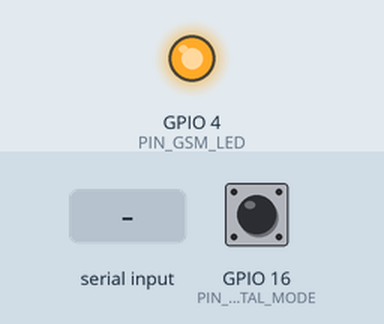
This program was run on a simulated ESP8266 (NodeMCU). Shown: output pins drawn as LEDs (lit = HIGH). Inputs (shaded band) come from the test bench; at power-on: GPIO 16 (PIN_PORTAL_MODE) LOW. WiFi joins after 1.5 s; servers stay silent unless stated; uploads are accepted with an empty reply; storage starts empty; what the program prints to the serial monitor is not drawn.

Above: at 2.7 s.
2.8 s: GPIO 16 (PIN_PORTAL_MODE) pulled HIGH for 0.15 s
At 4.0 s:
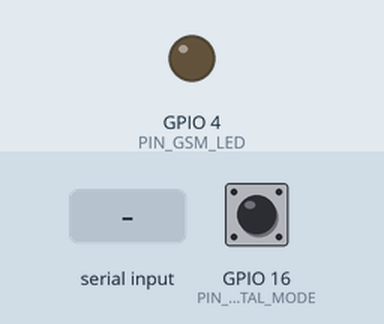
4.4 s: "HTTP/1.1 200 OK\n" received over the second serial link
Timing chart, 0 to 7.4 s (numbered marks = the images above; inputs shaded):
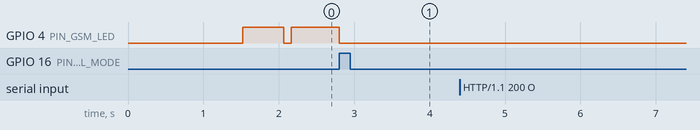

Measured:
- after the input at 2.8 s, GPIO 4 (PIN_GSM_LED): HIGH → LOW at once
- after the input at 4.4 s, every drawn part: stays the same

The program:

main.cpp
```cpp
#include <Arduino.h>

#define SimpleFIFO_NONVOLATILE

#include <SoftwareSerial.h>

#include <DNSServer.h>
#include <ESP8266WebServer.h>

#include <TimeLib.h>

#include <Ticker.h>
#include <ESP8266HTTPUpdate.h>

#include "LEDBlinker.h"

#include "SimpleFIFO.h"
#include "Message.h"
#include "ntp.h"
#include "CloudClient.h"
#include "GatewayConfiguration.h"

///////////
#define PIN_CARD_RX 14
#define PIN_CARD_TX 12
#define PIN_PORTAL_MODE 16
#define PIN_GSM_LED 4
#define READ_TIMEOUT 2000
#define MESSAGE_AREA_COUNT 4
#define WAIT_BEFORE_RETRY_SEC 60

#define GATEWAY_KEEP_ALIVE_INTERVAL 60*60*24 - 60
#define GATEWAY_CHECK_VERSION_INTERVAL 60*60*4

#ifndef NTP_SERVER
  #define NTP_SERVER "pool.ntp.org"
#endif
///////////

bool firstNtpSync = true;
bool shouldSendKeepAlive = false;
bool shouldCheckVersion = false;
bool shouldUpdateNtp = false;

Ticker keepAliveTicker;
Ticker checkVersionTicker;

LEDBlinker ledGSM(PIN_GSM_LED);

GatewayConfiguration gatewayConfiguration;
CloudClient cloudClient;
SoftwareSerial swSerial(PIN_CARD_RX, PIN_CARD_TX, false, 512);

SimpleFIFO<Message, 20> msgFIFO;
unsigned long lastErrorTimestamp = 0;

///////////
bool sendMessage(Message msg);
void ledBlinkCallback();
void keepAliveTickerCallback();
void checkVersion();
void checkVersionTickerCallback();
void sendAck();
String getFirmwareVersion();
///////////

WiFiEventHandler disconnectedEventHandler = WiFi.onStationModeDisconnected([](const WiFiEventStationModeDisconnected& event) {
  Serial.println("Station disconnected");
  ledGSM.off();
  firstNtpSync = false;
  shouldUpdateNtp = false;
  keepAliveTicker.detach();
  checkVersionTicker.detach();
});

WiFiEventHandler gotIpEventHandler = WiFi.onStationModeGotIP([](const WiFiEventStationModeGotIP& event) {
  Serial.println("Station got IP");
  ledGSM.on();
  if(WiFi.getMode() == WIFI_STA) {
    firstNtpSync = true;
    shouldUpdateNtp = true;
    keepAliveTicker.attach(GATEWAY_KEEP_ALIVE_INTERVAL, keepAliveTickerCallback);
    checkVersionTicker.attach(GATEWAY_CHECK_VERSION_INTERVAL, checkVersionTickerCallback);
  }
});

//////////

void setup() {
  pinMode(PIN_PORTAL_MODE, INPUT);

  Serial.begin(115200);
  //Serial.setDebugOutput(true);
  Serial.println();
  Serial.println(String("Wifi Gateway V") + VERSION_CODE);

  swSerial.begin(115200);

  gatewayConfiguration.startWifiConfiguration(true);
  cloudClient.updateEndpoint(gatewayConfiguration.getHttpHost(), gatewayConfiguration.getHttpPort(), gatewayConfiguration.getHttpUrl(), gatewayConfiguration.getProxyAuthorizationHeader());
}

void loop() {
  if (digitalRead(PIN_PORTAL_MODE) == HIGH) {
    Serial.println("Config button pressed");
    ledGSM.off();
    gatewayConfiguration.startWifiConfiguration(false);
    cloudClient.updateEndpoint(gatewayConfiguration.getHttpHost(), gatewayConfiguration.getHttpPort(), gatewayConfiguration.getHttpUrl(), gatewayConfiguration.getProxyAuthorizationHeader());
  }

  if(shouldUpdateNtp) {
    shouldUpdateNtp = false;
    updateNtp(String(NTP_SERVER));
  }

  if(firstNtpSync && getCurrentTimestamp() > 0) {
    firstNtpSync = false;
    shouldSendKeepAlive = true;
    shouldCheckVersion = true;
  }

  if(shouldSendKeepAlive) {
    shouldSendKeepAlive = false;
    Message msg(getFirmwareVersion(),
      gatewayConfiguration.getGatewayId(),
      String("keepalive"),
      String(getCurrentTimestamp()));
    msgFIFO.enqueue(msg);
  }

  if(shouldCheckVersion) {
    shouldCheckVersion = false;
    checkVersion();
  }

  while(swSerial.available() > 0) {
    String messageReceived = swSerial.readStringUntil('\n');
    if(messageReceived.length() > 0 && messageReceived.indexOf('\r') != -1) {
      Serial.print("Message received: ");
      Serial.println(messageReceived);

      sendAck();

      Message msg(getFirmwareVersion(),
        gatewayConfiguration.getGatewayId(),
        messageReceived,
        String(getCurrentTimestamp()));
        msgFIFO.enqueue(msg);
    } else {
      Serial.println("-> Message reception timeout");
    }
  }

  while(msgFIFO.count() > 0 && getCurrentTimestamp() - lastErrorTimestamp > WAIT_BEFORE_RETRY_SEC) {
    Message msg = msgFIFO.peek();
    bool result = sendMessage(msg);
    if(result) {
      msgFIFO.dequeue();
    } else {
      lastErrorTimestamp = getCurrentTimestamp();
    }
  }

  ledGSM.update();

  delay(0);
}

void checkVersion() {
  t_httpUpdate_return ret = ESPhttpUpdate.update(HTTP_UPDATE_HOST, HTTP_UPDATE_PORT, HTTP_UPDATE_URL, String(VERSION_CODE));
  switch(ret) {
    case HTTP_UPDATE_FAILED:
      Serial.println("[update] Update failed.");
      Serial.println(ESPhttpUpdate.getLastErrorString());
    break;
    case HTTP_UPDATE_NO_UPDATES:
      Serial.println("[update] No update.");
    break;
    case HTTP_UPDATE_OK:
      Serial.println("[update] Update ok."); // may not be called; reboot the ESP
    break;
  }
}

void checkVersionTickerCallback() {
  Serial.println("Should check version");
  shouldCheckVersion = true;
}

void keepAliveTickerCallback() {
  Serial.println("Should send keep-alive");
  shouldSendKeepAlive = true;
}

void ledBlinkCallback() {
  if(WiFi.status() == WL_IDLE_STATUS) {
    ledGSM.blink(500, 500, 3, 0, 0, NULL);
  } else if(WiFi.status() == WL_CONNECTED) {
    ledGSM.on();
  } else {
    ledGSM.off();
  }
}

void sendAck() {
  swSerial.println(0xAA);
}

bool sendMessage(Message msg) {
  ledGSM.blink(100, 100, 3, 0, 1, ledBlinkCallback);

  return cloudClient.sendWifiMessage(msg.getFirmwareVersion(),
    msg.getGatewayId(),
    msg.getPayload(),
    msg.getTimestamp());
}

String getFirmwareVersion() {
  String firmwareVersion = gatewayConfiguration.getFirmware();
  return firmwareVersion[0] == '\0' ? String(VERSION_CODE) : firmwareVersion;
}
```

CloudClient.cpp
```cpp
#include "CloudClient.h"
#include <WiFiManager.h>

#define AVAILABLE_TIMEOUT 5000

CloudClient::CloudClient() {
}

CloudClient::CloudClient(String httpHost, uint32 httpPort, String httpUrl, String proxyAuthorizationHeader) {
  this->httpHost = httpHost;
  this->httpPort = httpPort;
  this->httpUrl = httpUrl;
  this->proxyAuthorizationHeader = proxyAuthorizationHeader;
}

CloudClient::~CloudClient() {

}

bool CloudClient::sendWifiMessage(String firmwareVersion, String gatewayId, String payload, String timestamp) {
  bool sendSuccess = false;

  WiFiClient* client = this->httpPort == 443 ? new WiFiClientSecure() : new WiFiClient();
  Serial.printf("\n[Connecting to %s ... ", this->httpHost.c_str());
  if (client->connect(this->httpHost.c_str(), this->httpPort)) {
    Serial.println("connected]");

    Serial.println("[Sending a request]");
    String request = String("POST ") + this->httpUrl + " HTTP/1.1\r\n" +
                 "Host: " + this->httpHost + ":" + this->httpPort + "\r\n" +
                 "Content-Type: text/plain\r\n" +
                 "X-fwv: " + firmwareVersion + "\r\n" +
                 "X-gwid: " + gatewayId + "\r\n" +
                 "X-WiFi-Gateway: true\r\n" +
                 "Content-Length: " + payload.length() + "\r\n";
//                 "Connection: Keep-Alive\r\n" +
//                 "Connection: close\r\n" +
    if(this->proxyAuthorizationHeader != NULL && this->proxyAuthorizationHeader.length() > 0) {
      request += "Proxy-Authorization: " + this->proxyAuthorizationHeader + "\r\n";
    }

    request += "\r\n" + payload;

    Serial.println(request);
    client->print(request);

    Serial.println("\r\n[Response:]");
    unsigned long timeout = millis();
    while (client->connected() == 0) {
      if(millis() - timeout > AVAILABLE_TIMEOUT) {
        Serial.println("-> Available timeout !");
        break;
      }
    }

    while(client->available()) {
      String line = client->readStringUntil('\n');
      Serial.println(line);
      if(line.indexOf("HTTP/1.1 200 OK") == 0) {
        Serial.println("Stop reading message as OK...");
        break;
      }
    }
    sendSuccess = true; // - TODO : improve response management
    client->stop();
    Serial.println("[Disconnected]");
  }
  else {
    Serial.println("connection failed!]");
    client->stop();
  }

  delete client;
  return sendSuccess;
}
```

CloudClient.h
```cpp
#ifndef _CLOUD_CLIENT_H_
#define _CLOUD_CLIENT_H_

#include <Arduino.h>

class CloudClient
{
public:
  CloudClient();
  CloudClient(String httpHost, uint32 httpPort, String httpUrl, String proxyAuthorizationHeader);
  ~CloudClient();

  void updateEndpoint(String httpHost, uint32 httpPort, String httpUrl, String proxyAuthorizationHeader) {
    this->httpHost = httpHost;
    this->httpPort = httpPort;
    this->httpUrl = httpUrl;
    this->proxyAuthorizationHeader = proxyAuthorizationHeader;
  }

  bool sendWifiMessage(String firmwareVersion, String gatewayId, String payload, String timestamp);

  void setHttpHost(String host) {
    this->httpHost = host;
  }
  void setHttpPort(uint32 port) {
    this->httpPort = port;
  }
  void setHttpUrl(String url) {
    this->httpUrl = url;
  }
private:
  String httpHost;
  uint32 httpPort;
  String httpUrl;
  String proxyAuthorizationHeader;
};

#endif
```

Message.h
```cpp
#ifndef _MESSAGE_H_
#define _MESSAGE_H_

#include <Arduino.h>

class Message
{
public:
  Message() {

  };

  Message(String firmwareVersion, String gatewayId, String payload, String timestamp) {
    this->firmwareVersion = firmwareVersion;
    this->gatewayId = gatewayId;
    this->payload = payload;
    this->timestamp = timestamp;
  };

  ~Message() {

  };

  String getFirmwareVersion() const {
    return firmwareVersion;
  }
  String getGatewayId() const {
    return gatewayId;
  }
  String getPayload() const {
    return payload;
  }
  String getTimestamp() const {
    return timestamp;
  }

private:
  String firmwareVersion;
  String gatewayId;
  String payload;
  String timestamp;
};

#endif
```

SimpleFIFO.h
```cpp
#ifndef SimpleFIFO_h
#define SimpleFIFO_h
#include <Arduino.h>
#ifndef SIMPLEFIFO_SIZE_TYPE
#ifndef SIMPLEFIFO_LARGE
#define SIMPLEFIFO_SIZE_TYPE uint8_t
#else
#define SIMPLEFIFO_SIZE_TYPE uint16_t
#endif
#endif
/*
||
|| @file 		SimpleFIFO.h
|| @version 	1.2
|| @author 	Alexander Brevig
|| @contact 	alexanderbrevig@gmail.com
||
|| @description
|| | A simple FIFO class, mostly for primitive types but can be used with classes if assignment to int is allowed
|| | This FIFO is not dynamic, so be sure to choose an appropriate size for it
|| #
||
|| @license
|| | Copyright (c) 2010 Alexander Brevig
|| | This library is free software; you can redistribute it and/or
|| | modify it under the terms of the GNU Lesser General Public
|| | License as published by the Free Software Foundation; version
|| | 2.1 of the License.
|| |
|| | This library is distributed in the hope that it will be useful,
|| | but WITHOUT ANY WARRANTY; without even the implied warranty of
|| | MERCHANTABILITY or FITNESS FOR A PARTICULAR PURPOSE.  See the GNU
|| | Lesser General Public License for more details.
|| |
|| | You should have received a copy of the GNU Lesser General Public
|| | License along with this library; if not, write to the Free Software
|| | Foundation, Inc., 51 Franklin St, Fifth Floor, Boston, MA  02110-1301 USA
|| #
||
*/
template<typename T, int rawSize>
class SimpleFIFO {
public:
	const SIMPLEFIFO_SIZE_TYPE size;				//speculative feature, in case it's needed

	SimpleFIFO();

	T dequeue();				//get next element
	bool enqueue( T element );	//add an element
	T peek() const;				//get the next element without releasing it from the FIFO
	void flush();				//[1.1] reset to default state

	//how many elements are currently in the FIFO?
	SIMPLEFIFO_SIZE_TYPE count() { return numberOfElements; }

private:
#ifndef SimpleFIFO_NONVOLATILE
	volatile SIMPLEFIFO_SIZE_TYPE numberOfElements;
	volatile SIMPLEFIFO_SIZE_TYPE nextIn;
	volatile SIMPLEFIFO_SIZE_TYPE nextOut;
	volatile T raw[rawSize];
#else
	SIMPLEFIFO_SIZE_TYPE numberOfElements;
	SIMPLEFIFO_SIZE_TYPE nextIn;
	SIMPLEFIFO_SIZE_TYPE nextOut;
	T raw[rawSize];
#endif
};

template<typename T, int rawSize>
SimpleFIFO<T,rawSize>::SimpleFIFO() : size(rawSize) {
	flush();
}
template<typename T, int rawSize>
bool SimpleFIFO<T,rawSize>::enqueue( T element ) {
	if ( count() >= rawSize ) { return false; }
	numberOfElements++;
	nextIn %= size;
	raw[nextIn] = element;
	nextIn++; //advance to next index
	return true;
}
template<typename T, int rawSize>
T SimpleFIFO<T,rawSize>::dequeue() {
	numberOfElements--;
	nextOut %= size;
	return raw[ nextOut++ ];
}
template<typename T, int rawSize>
T SimpleFIFO<T,rawSize>::peek() const {
	return raw[ nextOut % size ];
}
template<typename T, int rawSize>
void SimpleFIFO<T,rawSize>::flush() {
	nextIn = nextOut = numberOfElements = 0;
}
#endif
```

ntp.cpp
```cpp
#include "ntp.h"
extern "C" {
  #include "sntp.h"
}

void updateNtp(String ntpServerName) {
  char* buffer = (char *)malloc((ntpServerName.length() + 1) * sizeof(char)); // - TODO : avoid malloc
  ntpServerName.toCharArray(buffer, ntpServerName.length() + 1);
  sntp_stop();
  sntp_set_timezone(0);
  sntp_setservername(0, buffer);
  sntp_init();
}

uint32 getCurrentTimestamp() {
  return sntp_get_current_timestamp();
}
```

ntp.h
```cpp
#ifndef _NTP_H_
#define _NTP_H_

#include <Arduino.h>

void updateNtp(String ntpServerName);
uint32 getCurrentTimestamp();

#endif
```

GatewayConfiguration.cpp
```cpp
#include "GatewayConfiguration.h"
#include <FS.h>
#include <ESP8266WiFi.h>
#include <WiFiManager.h>
#include <ArduinoJson.h>

GatewayConfiguration::GatewayConfiguration() {
  sprintf(httpHost, "%s", DEFAULT_SERVER_HOST);
  sprintf(httpPort, "%d", DEFAULT_SERVER_PORT);
  sprintf(httpUrl, "%s", DEFAULT_SERVER_URL);
  sprintf(gatewayId, "%s", DEFAULT_GATEWAY_ID);
  sprintf(firmware, "%d", VERSION_CODE);
  sprintf(proxyAuthorizationHeader, "%s", "");
}

GatewayConfiguration::~GatewayConfiguration() {
}

void GatewayConfiguration::startWifiConfiguration(bool autoConnect) {
  this->readConfigFile();

  WiFiManagerParameter custom_http_host("host", "HTTP Host", this->httpHost, FIELD_HOST_LENGTH);
  WiFiManagerParameter custom_http_port("port", "HTTP Port", this->httpPort, FIELD_PORT_LENGTH);
  WiFiManagerParameter custom_http_url("url", "HTTP URL", this->httpUrl, FIELD_URL_LENGTH);
  WiFiManagerParameter custom_gw_id("id", "GW ID", this->gatewayId, FIELD_ID_LENGTH);
  WiFiManagerParameter custom_firmware("firmware", "Firmware version", firmware, FIELD_FIRMWARE_LENGTH);
  WiFiManagerParameter custom_proxy_authorization_header("proxyAuthorizationHeader", "Proxy Authorization Header", proxyAuthorizationHeader, FIELD_PROXY_AUTHORIZATION_HEADER_LENGTH);


  WiFiManager wifiManager;
  //wifiManager.setSTAStaticIPConfig(IPAddress(10,0,1,99), IPAddress(10,0,1,1), IPAddress(255,255,255,0));
  wifiManager.addParameter(&custom_http_host);
  wifiManager.addParameter(&custom_http_port);
  wifiManager.addParameter(&custom_http_url);
  wifiManager.addParameter(&custom_gw_id);
  wifiManager.addParameter(&custom_firmware);
  wifiManager.addParameter(&custom_proxy_authorization_header);
  // Reset settings for testing
  //wifiManager.resetSettings();
  // Set minimum quality of signal so it ignores AP's under that quality (defaults to 8%)
  //wifiManager.setMinimumSignalQuality();
  //sets timeout until configuration portal gets turned off
  //wifiManager.setTimeout(120);

  String APName = String("Wifi Gateway") + " (" + ESP.getChipId() + ")";
  bool connectionResult = autoConnect ? wifiManager.autoConnect(APName.c_str()) : wifiManager.startConfigPortal(APName.c_str());
  if (!connectionResult) {
    Serial.println("failed to connect and hit timeout");
    delay(3000);
    ESP.reset();
    delay(5000);
  }

  Serial.println("connected...yeey :)");

  strcpy(this->httpHost, custom_http_host.getValue());
  strcpy(this->httpPort, custom_http_port.getValue());
  strcpy(this->httpUrl, custom_http_url.getValue());
  strcpy(this->gatewayId, custom_gw_id.getValue());
  strcpy(this->firmware, custom_firmware.getValue());
  strcpy(this->proxyAuthorizationHeader, custom_proxy_authorization_header.getValue());

  //if (this->shouldSaveConfig) {
    this->saveConfigFile();
  //  this->shouldSaveConfig = false;
  //}

  Serial.println("ESP8266 IP");
  Serial.println(WiFi.localIP());
}

void GatewayConfiguration::readConfigFile() {
  //clean FS, for testing
  //SPIFFS.format();

  Serial.println("mounting FS...");
  if (SPIFFS.begin()) {
    Serial.println("mounted file system");
    if (SPIFFS.exists("/config.json")) {
      Serial.println("Reading config file");
      File configFile = SPIFFS.open("/config.json", "r");
      if (configFile) {
        Serial.println("Config file opened");
        size_t size = configFile.size();
        // Allocate a buffer to store contents of the file.
        std::unique_ptr<char[]> buf(new char[size]);

        configFile.readBytes(buf.get(), size);
        DynamicJsonBuffer jsonBuffer;
        JsonObject& json = jsonBuffer.parseObject(buf.get());
        json.printTo(Serial);
        if (json.success()) {
          Serial.println("\nparsed json");
          strcpy(this->httpHost, json["http_host"]);
          strcpy(this->httpPort, json["http_port"]);
          strcpy(this->httpUrl, json["http_url"]);
          strcpy(this->gatewayId, json["gateway_id"]);
          strcpy(this->firmware, json["firmware"]);
          strcpy(this->proxyAuthorizationHeader, json["proxyAuthorizationHeader"]);
        } else {
          Serial.println("Failed to load json config");
        }
      }
    } else {
      Serial.println("Config file doesn't exists");
    }
  } else {
    Serial.println("Failed to mount FS");
  }
}

bool GatewayConfiguration::saveConfigFile() {
  Serial.println("saving config");
  DynamicJsonBuffer jsonBuffer;
  JsonObject& json = jsonBuffer.createObject();
  json["http_host"] = this->httpHost;
  json["http_port"] = this->httpPort;
  json["http_url"] = this->httpUrl;
  json["gateway_id"] = this->gatewayId;
  json["firmware"] = this->firmware;
  json["proxyAuthorizationHeader"] = this->proxyAuthorizationHeader;

  File configFile = SPIFFS.open("/config.json", "w");
  if (!configFile) {
    Serial.println("failed to open config file for writing");
    return false;
  }

  json.printTo(Serial);
  json.printTo(configFile);
  configFile.close();

  return true;
}

void GatewayConfiguration::saveConfigCallback() {
  Serial.println("Should save config");
  this->shouldSaveConfig = true;
}
```

Source omitted: GatewayConfiguration.h (1233 bytes)
